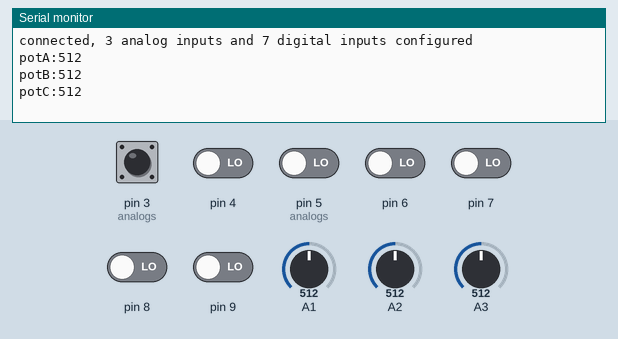
Recording of a sketch running on a simulated Arduino Uno, built with avr-gcc and run on an emulated ATmega328P. Parts: the last lines printed to the serial monitor. The test bench sets the inputs (shaded band); at power-on: pin 3 (analogs) HIGH, pin 4, pin 5 (analogs), pin 6–9 LOW, A1 = 512, A2 = 512, A3 = 512.

Above: at 1.2 s.
1.3 s: pin 3 (analogs) pulled LOW for 0.15 s
At 2.1 s:
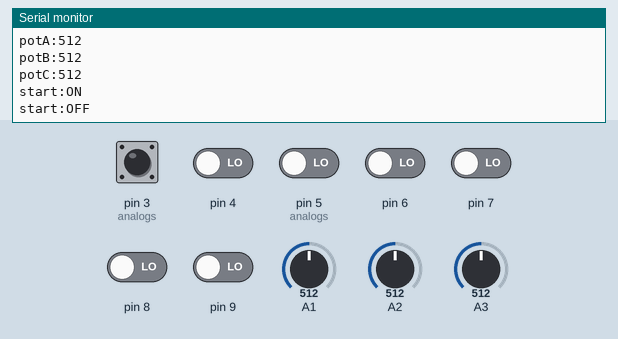
2.9 s: pin 4 driven HIGH
At 3.6 s:
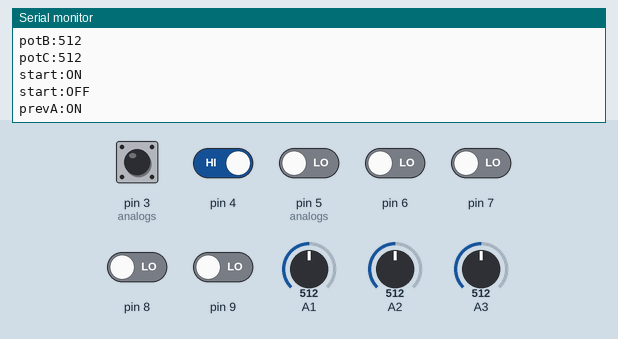
4.4 s: pin 5 (analogs) driven HIGH
At 4.9 s:
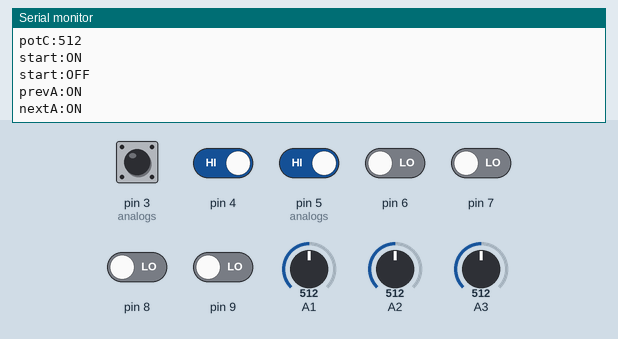
5.9 s: pin 6 driven HIGH
At 7.1 s:
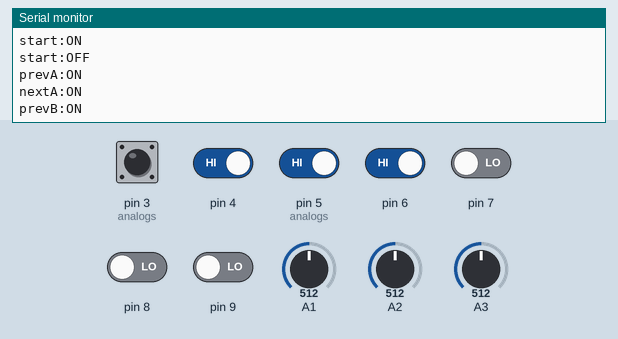
7.4 s: pin 7 driven HIGH
At 8.3 s:
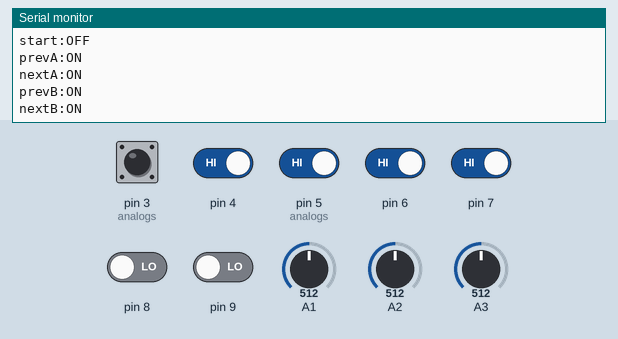
8.9 s: pin 8 driven HIGH
At 9.6 s:
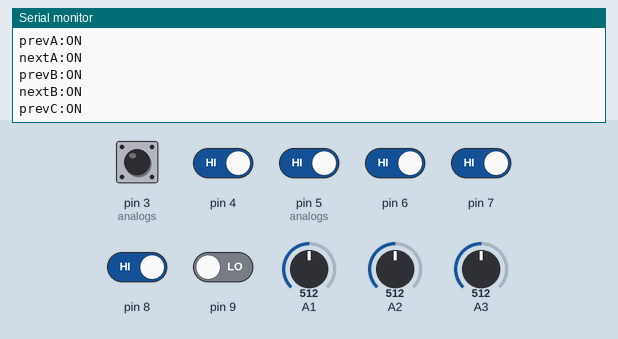

Measured:
- after the input at 1.3 s, the serial monitor: prints a new line at once (image 1)
- after the input at 2.9 s, the serial monitor: prints a new line at once (image 2)
- after the input at 4.4 s, the serial monitor: prints a new line at once (image 3)
- after the input at 5.9 s, the serial monitor: prints a new line at once (image 4)
- after the input at 7.4 s, the serial monitor: prints a new line at once (image 5)
- after the input at 8.9 s, the serial monitor: prints a new line at once (image 6)

The sketch:

txtArduino.ino
```cpp
static const unsigned int maxRate = 20; // in millis

struct analog {
  String name;
  unsigned int pin;
  unsigned int calibMin;
  unsigned int calibMax;
  unsigned int lastValue;
  unsigned int currentValue;
  unsigned int deadBand;
};
analog analogs[] = { {"potA", 1, 0, 1023, 0, 0, 5}, {"potB", 2, 0, 1023, 0, 0, 5}, {"potC", 3, 0, 1023, 0, 0, 5} };
unsigned int analogsCount = sizeof(analogs)/sizeof(analog);


struct digital {
  String name;
  unsigned int pin;
  bool inverted;
  bool pullup;
  bool lastState;
  unsigned int debounce;
  long lastTriggered;
};

digital digitals[] = { {"start", 3, false, true, true, 20, 0}, {"prevA", 4, true, false, false, 20, 0}, {"nextA", 5, true, false, false, 20, 0}, {"prevB", 6, true, false, false, 20, 0},
                       {"nextB", 7, true, false, false, 20, 0}, {"prevC", 8, true, false, false, 20, 0}, {"nextC", 9, true, false, false, 20, 0} };
unsigned int digitalsCount = sizeof(digitals)/sizeof(digital);

void setup() {
  // setting up the digital inputs
  for (unsigned int i=0; i<digitalsCount; i++){
    if (digitals[i].pullup) pinMode(digitals[i].pin, INPUT_PULLUP);
    else pinMode(digitals[i].pin, INPUT);
    digitals[i].lastState = digitalRead(digitals[i].pin);
  }
  // setting up the analog inputs
  for (unsigned int i=0; i<analogsCount; i++) {
    analogs[i].currentValue = analogRead(analogs[i].pin);
  }

  Serial.begin(115200);
  Serial.println("connected, "+String(analogsCount)+" analog inputs and "+String(digitalsCount)+" digital inputs configured");
}

void loop() {

//  Reading analog inputs
  for (unsigned int i=0; i<analogsCount; i++) {
    analogs[i].currentValue = analogRead(analogs[i].pin);
    analogs[i].currentValue = map(analogs[i].currentValue, analogs[i].calibMin,  analogs[i].calibMax, 0, 1023);
    if (analogs[i].lastValue < analogs[i].currentValue - analogs[i].deadBand || analogs[i].lastValue > analogs[i].currentValue + analogs[i].deadBand) {
      Serial.println(analogs[i].name + ":"+ String(analogs[i].currentValue));
      delay(maxRate);
    }
    analogs[i].lastValue = analogs[i].currentValue;
  }

//  Reading digital inputs
  for (unsigned int i=0; i<digitalsCount; i++) {
    bool currentState = digitalRead(digitals[i].pin);
    // input has been pulled LOW
    if (currentState == LOW && digitals[i].lastState == HIGH && millis() - digitals[i].lastTriggered > digitals[i].debounce) {
      if (!digitals[i].inverted) Serial.println(digitals[i].name+":ON");
      else Serial.println(digitals[i].name+":OFF");
      digitals[i].lastTriggered = millis();
    }
    // input has been pulled HIGH
    if (currentState == HIGH && digitals[i].lastState == LOW && millis() - digitals[i].lastTriggered > digitals[i].debounce) {
      if (!digitals[i].inverted) Serial.println(digitals[i].name+":OFF");
      else Serial.println(digitals[i].name+":ON");
      digitals[i].lastTriggered = millis();
    }
    digitals[i].lastState = currentState;
  }

  delay(5);
}
```
